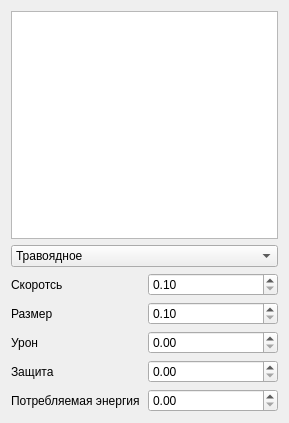
<?xml version="1.0" encoding="UTF-8"?>
<ui version="4.0">
 <class>CustomAnimal</class>
 <widget class="QWidget" name="CustomAnimal">
  <property name="geometry">
   <rect>
    <x>0</x>
    <y>0</y>
    <width>289</width>
    <height>423</height>
   </rect>
  </property>
  <property name="windowTitle">
   <string>Form</string>
  </property>
  <layout class="QVBoxLayout" name="verticalLayout_3">
   <item>
    <layout class="QVBoxLayout" name="verticalLayout_2">
     <item>
      <widget class="QGraphicsView" name="graphicsView"/>
     </item>
     <item>
      <widget class="QComboBox" name="comboBox">
       <item>
        <property name="text">
         <string>Травоядное</string>
        </property>
       </item>
       <item>
        <property name="text">
         <string>Хищное</string>
        </property>
       </item>
      </widget>
     </item>
     <item>
      <layout class="QGridLayout" name="gridLayout">
       <item row="0" column="1">
        <widget class="QDoubleSpinBox" name="speedDoubleSpinBox">
         <property name="minimum">
          <double>0.100000000000000</double>
         </property>
         <property name="maximum">
          <double>2.000000000000000</double>
         </property>
         <property name="singleStep">
          <double>0.100000000000000</double>
         </property>
        </widget>
       </item>
       <item row="0" column="0">
        <widget class="QLabel" name="label">
         <property name="text">
          <string>Скоротсь</string>
         </property>
        </widget>
       </item>
       <item row="2" column="0">
        <widget class="QLabel" name="label_3">
         <property name="text">
          <string>Урон</string>
         </property>
        </widget>
       </item>
       <item row="3" column="0">
        <widget class="QLabel" name="label_4">
         <property name="text">
          <string>Защита</string>
         </property>
        </widget>
       </item>
       <item row="2" column="1">
        <widget class="QDoubleSpinBox" name="damageDoubleSpinBox">
         <property name="maximum">
          <double>100.000000000000000</double>
         </property>
        </widget>
       </item>
       <item row="1" column="0">
        <widget class="QLabel" name="label_2">
         <property name="text">
          <string>Размер</string>
         </property>
        </widget>
       </item>
       <item row="1" column="1">
        <widget class="QDoubleSpinBox" name="sizeDoubleSpinBox">
         <property name="minimum">
          <double>0.100000000000000</double>
         </property>
         <property name="maximum">
          <double>2.000000000000000</double>
         </property>
         <property name="singleStep">
          <double>0.100000000000000</double>
         </property>
        </widget>
       </item>
       <item row="4" column="0">
        <widget class="QLabel" name="label_5">
         <property name="text">
          <string>Потребляемая энергия</string>
         </property>
        </widget>
       </item>
       <item row="3" column="1">
        <widget class="QDoubleSpinBox" name="protectionDoubleSpinBox">
         <property name="maximum">
          <double>1.000000000000000</double>
         </property>
         <property name="singleStep">
          <double>0.100000000000000</double>
         </property>
        </widget>
       </item>
       <item row="4" column="1">
        <widget class="QDoubleSpinBox" name="energyDoubleSpinBox"/>
       </item>
      </layout>
     </item>
    </layout>
   </item>
  </layout>
 </widget>
 <resources/>
 <connections/>
</ui>
